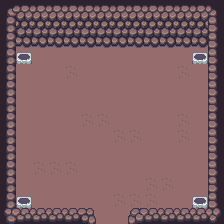

The image is a tile-based game level rendered from a .tmx file. Its description and complete source (layers, tilesets, objects, tile grids) follow:
An orthogonal 14x14 tile map with 16x16 px tiles, 2 tile layers (Walk, NotWalk) and 11 objects (4x Orbe, 4x ObjInteract, 2x Transition, Player).

<map version="1.10" tiledversion="1.10.2" orientation="orthogonal" renderorder="right-down" width="14" height="14" tilewidth="16" tileheight="16" infinite="0" nextlayerid="4" nextobjectid="13">
 <tileset firstgid="1" source="../../tileset/Tileset completo.tsx" />
 <layer id="1" name="Walk" width="14" height="14">
  <data encoding="csv">
103,103,103,103,103,103,103,103,103,103,103,103,103,103,
103,103,103,103,103,103,103,103,103,103,103,103,103,103,
103,103,103,103,103,131,131,131,131,103,103,103,103,103,
103,103,103,103,103,103,103,103,103,103,103,103,103,103,
103,103,103,103,131,103,103,103,103,103,103,131,103,103,
103,103,103,103,103,103,103,103,103,103,103,103,103,103,
103,103,103,103,103,103,103,103,103,103,103,103,103,103,
103,103,103,103,103,131,131,103,103,103,103,131,103,103,
103,103,103,103,103,103,103,131,131,103,103,131,103,103,
103,103,103,103,103,103,103,103,103,103,103,103,103,103,
103,103,131,131,131,103,103,103,103,103,103,103,103,103,
103,103,103,103,103,103,103,103,103,131,131,103,103,103,
103,103,103,103,103,103,103,131,131,131,103,103,103,103,
103,103,103,131,131,103,103,103,103,103,103,103,103,103
</data>
 </layer>
 <layer id="2" name="NotWalk" width="14" height="14">
  <data encoding="csv">
269,323,323,323,323,323,323,323,323,323,323,323,323,270,
296,351,351,351,351,351,351,351,351,351,351,351,351,294,
296,379,379,379,379,379,379,379,379,379,379,379,379,294,
296,390,0,0,0,0,0,0,0,0,0,0,390,294,
296,0,0,0,0,0,0,0,0,0,0,0,0,294,
296,0,0,0,0,0,0,0,0,0,0,0,0,294,
296,0,0,0,0,0,0,0,0,0,0,0,0,294,
296,0,0,0,0,0,0,0,0,0,0,0,0,294,
296,0,0,0,0,0,0,0,0,0,0,0,0,294,
296,0,0,0,0,0,0,0,0,0,0,0,0,294,
296,0,0,0,0,0,0,0,0,0,0,0,0,294,
296,0,0,0,0,0,0,0,0,0,0,0,0,294,
296,390,0,0,0,0,0,0,0,0,0,0,390,294,
297,267,267,267,267,268,0,0,266,267,267,267,267,298
</data>
 </layer>
 <objectgroup id="3" name="Obj">
  <object id="1" name="FlonkS" type="Player" x="104.5" y="204.273">
   <point />
  </object>
  <object id="2" name="Orbe" x="24" y="199.273">
   <point />
  </object>
  <object id="3" name="Orbe" x="23.5" y="56.2726">
   <point />
  </object>
  <object id="4" name="Orbe" x="200" y="55.7726">
   <point />
  </object>
  <object id="5" name="Orbe" x="200.5" y="200.773">
   <point />
  </object>
  <object id="7" name="TransitionS" type="Transition" x="119.955" y="219.363">
   <properties>
    <property name="nextMap" value="resources/maps/niveles/nivel03/mapaN3_04.tmx" />
   </properties>
   <point />
  </object>
  <object id="8" name="TransitionS" type="Transition" x="104" y="219.773">
   <properties>
    <property name="nextMap" value="resources/maps/niveles/nivel03/mapaN3_04.tmx" />
   </properties>
   <point />
  </object>
  <object id="9" name="Jarron" type="ObjInteract" x="102.775" y="121.352">
   <properties>
    <property name="loot" type="int" value="0" />
   </properties>
   <point />
  </object>
  <object id="10" name="Jarron" type="ObjInteract" x="103.829" y="137.952">
   <properties>
    <property name="loot" type="int" value="0" />
   </properties>
   <point />
  </object>
  <object id="11" name="Jarron" type="ObjInteract" x="121.057" y="122.183">
   <properties>
    <property name="loot" type="int" value="0" />
   </properties>
   <point />
  </object>
  <object id="12" name="Jarron" type="ObjInteract" x="122.665" y="136.567">
   <properties>
    <property name="loot" type="int" value="0" />
   </properties>
   <point />
  </object>
 </objectgroup>
</map>
